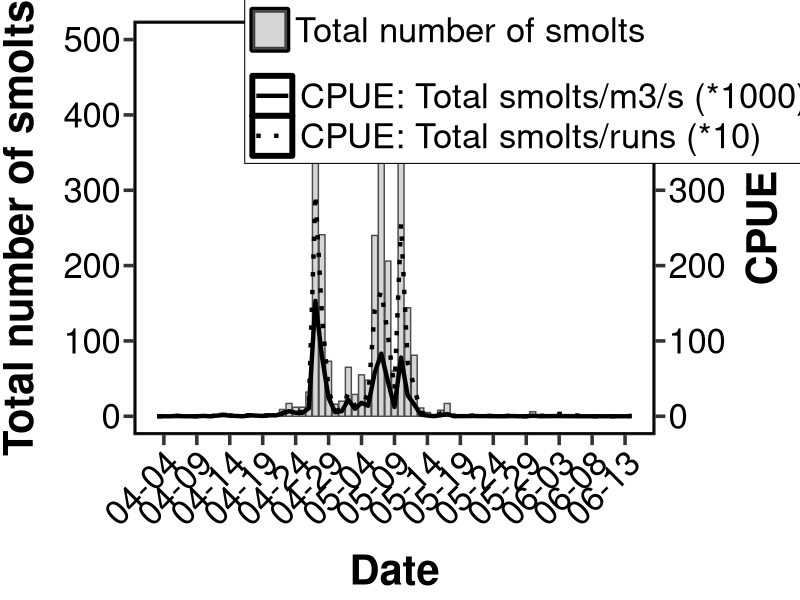
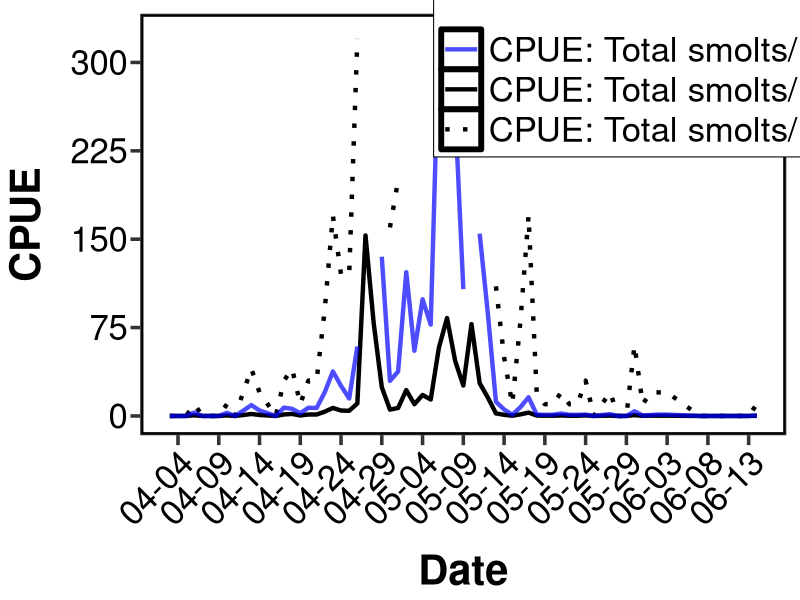

These charts were generated, in order, by the following R code:
## Calibrating CPUE by daily discharge  

# WORK directory
setwd("~/`Stock assessment/Analysis/Data files")

# Load data
data <- read.csv("TEB_leftjoin.csv")

# Fix variable formats 
data$date <- as.Date(data$date)

# Libraries to use
library(dplyr)
library(ggplot2)
library(tidyr)
library(magrittr)
library(stringr)

################################################################################################################################################

# Note: the code below corresponds to the word doc "Mission Sockeye smolt CPUE calibrations"


################################################################################################################################################


# METHOD 1: Daily catch/daily discharge (scale: day)

# Calibrate daily total catch by daily discharge @ Hope
CPUE_discharge <- data %>%
  select(sockeye_smolt_total, discharge_m3s, date, USID, run, run_time) %>% 
  filter(sockeye_smolt_total != "NR", run_time == "0:15") %>%                                                                         # Remove the messy NR entries and select only 15 minute runs
  group_by(date, USID, discharge_m3s) %>%                                                                                             # Group by date, sampling event and discharge
  summarize(unique_SO = unique(sockeye_smolt_total, na.rm=T), unique_runs=unique(run)) %>%                                            # Create new variables to select the total number of sockeye in each sampling event and the number of runs
  select(date, USID, discharge_m3s, unique_SO, unique_runs) %>%                                                                       # Select those new variables as well as other ones
  group_by(date) %>%                                                                                                                  # Group by date
  summarize(total_SO = sum(unique_SO, na.rm=T), discharge = mean(discharge_m3s, na.rm=T), nruns=n_distinct(unique_runs)) %>%          # Create new variables to sum the daily total sockeye, daily discharge and number of runs in a day 
  mutate(fish_m3s = (total_SO/discharge)*1000) %>%                                                                                    # Create new column to divide daily total sockeye/daily discharge
  mutate(fish_run = (total_SO/nruns)*10) %>%                                                                                          # Create new column to divide daily total sockeye/daily number of runs (original CPUE method)
  print()

# Plot dyplyr results (Figure 1) 
CPUE_discharge$date <- as.Date(as.character(CPUE_discharge$date))

ggplot(CPUE_discharge, aes(x=date)) +
  geom_bar(aes(y=total_SO, fill="Total number of smolts"), stat="identity", colour="gray30", alpha=0.4) +
  geom_line(aes(y=fish_run, group=1, 
                colour="CPUE: Total smolts/runs (*10)", 
                linetype="CPUE: Total smolts/runs (*10)",
                size="CPUE: Total smolts/runs (*10)")) +
  geom_line(aes(y=fish_m3s, group=2, 
                colour="CPUE: Total smolts/m3/s (*1000)", 
                linetype = "CPUE: Total smolts/m3/s (*1000)",
                size="CPUE: Total smolts/m3/s (*1000)")) + 
  scale_fill_manual("", values="gray60") +
  scale_colour_manual("", values=c("CPUE: Total smolts/runs (*10)" = "black", 
                                   "CPUE: Total smolts/m3/s (*1000)" = "black")) +
  scale_linetype_manual("", values = c("CPUE: Total smolts/runs (*10)" = 3, 
                                       "CPUE: Total smolts/m3/s (*1000)" = 1)) +
  scale_size_manual("", values = c("CPUE: Total smolts/runs (*10)"=1.5, 
                                   "CPUE: Total smolts/m3/s (*1000)"=1.5)) +
  scale_x_date(limits=as.Date(c("2017-04-03", "2017-06-14")), date_breaks = "5 day", date_labels = "%m-%d") + 
  scale_y_continuous(limits=c(0,500), breaks=seq(0,500,by=100), labels = seq(0,500, by=100),
                     sec.axis = sec_axis(~., name = "CPUE")) +
  theme_bw() +
  theme(text = element_text(colour="black", size=12),
        plot.margin=margin(t=15,r=10,b=2,l=2),
        panel.background = element_rect(fill = "white", colour="black", size=2),
        panel.grid.minor = element_line(colour = "transparent"),
        panel.grid.major = element_line(colour = "transparent"),
        plot.background = element_rect(fill = "white"),
        axis.ticks = element_line(size=1.2),
        axis.ticks.length = unit(0.5, "line"),
        axis.title.y = element_text(margin=margin(t=0,r=15,b=0,l=0), face="bold", size=30),
        axis.text.y = element_text(colour="black", size=25),
        axis.title.x = element_text(margin=margin(t=15,r=0,b=2,l=0), face="bold", size=30),
        axis.text.x = element_text(colour="black", angle=45, hjust=1, size=25),
        axis.title.y.right = element_text(margin=margin(t=0,r=0,b=0,l=15), angle=90, size=30),
        legend.text = element_text(size=25),
        legend.position = c(0.76,0.88),
        legend.background = element_blank(),
        legend.box.background = element_rect(colour = "black"),
        legend.spacing.y = unit(-3.5, "mm"), 
        legend.key.height = unit(2, "line"),
        legend.key.width = unit(2, "line")) +
  guides(fill=guide_legend(keywidth=0.35, keyheight=0.4, default.unit="inch")) +
  ylab("Total number of smolts") +
  xlab("Date")
  



# Method 1.1: Daily catch/daily discharge ACCOUNTING FOR SAMPLING TIME (scale: day)

# Calibrate daily total catch by daily discharge @ Hope - ACCOUNT FOR SAMPLING EFFORT (TOTAL RUN TIME in sec)
CPUE_discharge_run <- data %>%
  select(sockeye_smolt_total, discharge_m3s, date, USID, run, run_time) %>% 
  transform(run_time=str_replace(run_time,"0:","")) %>%
  mutate_at(vars(c(5)), funs(as.numeric)) %>%
  filter(sockeye_smolt_total != "NR") %>%                                                                        
  group_by(date, USID, discharge_m3s, run, run_time) %>%                                        
  summarize(unique_SO = unique(sockeye_smolt_total, na.rm=T)) %>%
  group_by(date, run, discharge_m3s) %>%
  summarize(total_SO = sum(unique_SO), unique_time = unique(run_time)) %>%
  mutate_at(vars(c(5)), funs(as.numeric)) %>%
  group_by(date) %>% 
  summarize(total_SO = sum(total_SO), total_time = sum(unique_time*60), 
            discharge = mean(discharge_m3s, na.rm=T), runs = n_distinct(run)) %>%
  mutate(fish_run = total_SO/runs*10,
         fish_m3s = total_SO/discharge*1000,
         fish_m3 = ((total_SO/discharge)/total_time)*10000000) %>%
  print()

# Plot dyplyr results (Figure 2)
CPUE_discharge_run$date <- as.Date(as.character(CPUE_discharge_run$date))

ggplot(CPUE_discharge_run, aes(x=date)) +
  geom_line(aes(y=fish_run, group=1, 
                colour="CPUE: Total smolts/runs", 
                linetype="CPUE: Total smolts/runs",
                size="CPUE: Total smolts/runs"), alpha = 1) +
  geom_line(aes(y=fish_m3s, group=2, 
                colour="CPUE: Total smolts/m3/s", 
                linetype = "CPUE: Total smolts/m3/s",
                size="CPUE: Total smolts/m3/s"), alpha = 1) + 
  geom_line(aes(y=fish_m3, group=3, 
                colour="CPUE: Total smolts/m3", 
                linetype = "CPUE: Total smolts/m3",
                size="CPUE: Total smolts/m3"), alpha = 0.7) + 
  scale_colour_manual("", values=c("CPUE: Total smolts/runs" = "black", 
                                   "CPUE: Total smolts/m3/s" = "black",
                                   "CPUE: Total smolts/m3" = "blue")) +
  scale_linetype_manual("", values = c("CPUE: Total smolts/runs" = 3, 
                                       "CPUE: Total smolts/m3/s" = 1,
                                       "CPUE: Total smolts/m3" = 1)) +
  scale_size_manual("", values = c("CPUE: Total smolts/runs" = 1.5, 
                                   "CPUE: Total smolts/m3/s" = 1.5,
                                   "CPUE: Total smolts/m3" = 1.5)) +
  scale_x_date(limits = as.Date(c("2017-04-03", "2017-06-14")), date_breaks = "5 day", date_labels = "%m-%d") + 
  scale_y_continuous(limits=c(0,325), breaks=seq(0,325,by=75), labels = seq(0,325, by=75)) +
  theme_bw() +
  theme(text = element_text(colour="black", size=12),
        plot.margin=margin(t=10,r=10,b=2,l=2),
        panel.background = element_rect(fill = "white", colour = "black", size=2),
        panel.grid.minor = element_line(colour = "transparent"),
        panel.grid.major = element_line(colour = "transparent"),
        plot.background = element_rect(fill = "transparent"),
        axis.ticks = element_line(size=1.2),
        axis.ticks.length = unit(0.5, "line"),
        axis.title.y = element_text(margin=margin(t=0,r=15,b=0,l=5), face="bold", size=30),
        axis.text.y = element_text(colour="black", size=25),
        axis.title.x = element_text(margin=margin(t=15,r=0,b=2,l=0), face="bold", size=30),
        axis.text.x = element_text(colour="black", angle=45, hjust=1, size=25),
        legend.text = element_text(size=25),
        legend.position = c(0.8,0.85),
        legend.background = element_blank(),
        legend.box.background = element_rect(colour = "black"),
        legend.spacing.y = unit(-3.5, "mm"), 
        legend.key.height = unit(2, "line"),
        legend.key.width = unit(2, "line")) +
  guides(fill=guide_legend(keywidth=0.35, keyheight=0.4, default.unit="inch")) +
  ylab("CPUE") +
  xlab("Date")
